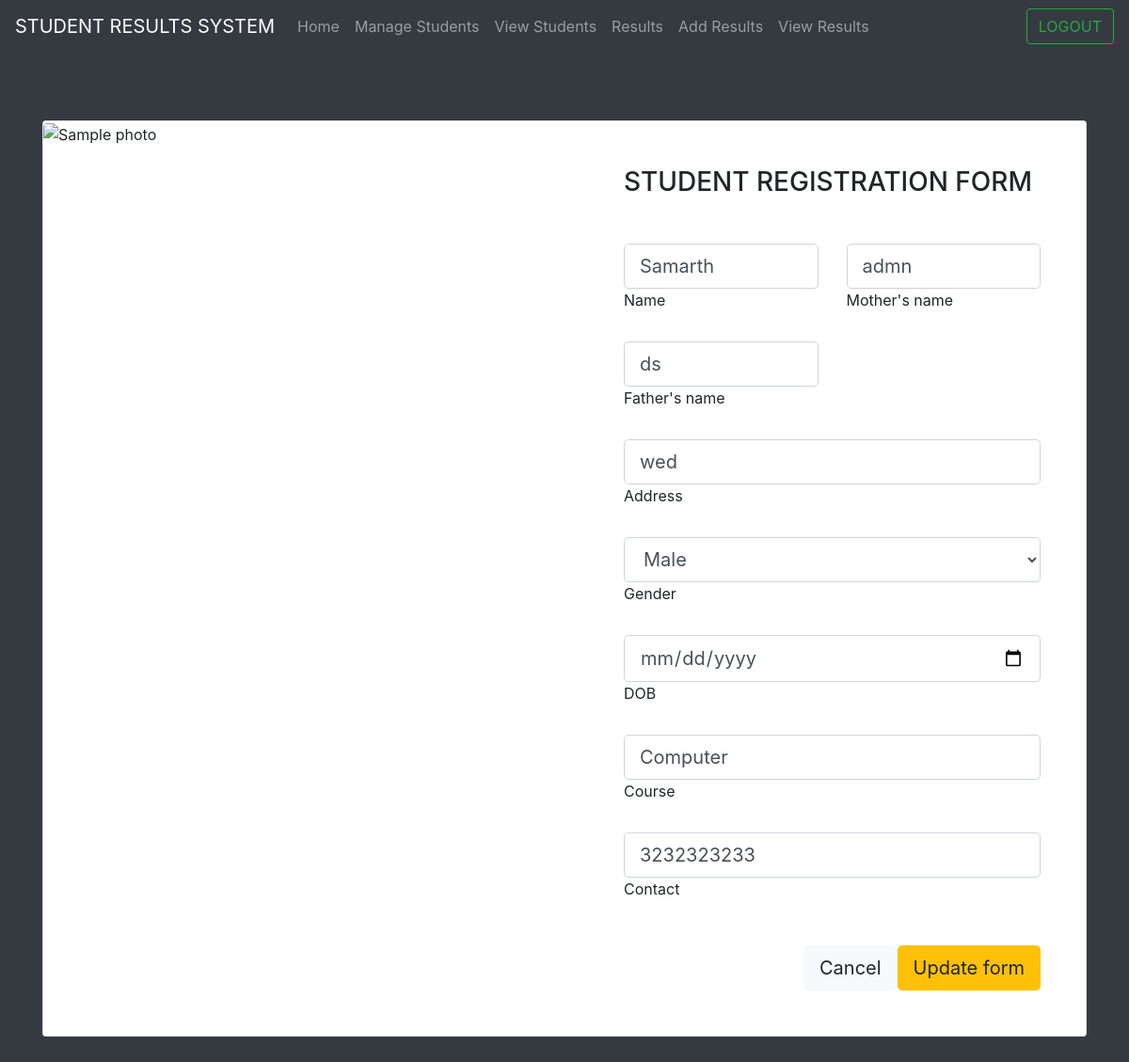
Page /updatestud37 on the committed database.
### wweb/models.py (models this page shows, shortened)
class Students(models.Model):
    name=models.CharField(max_length=200)
    mother_name=models.CharField(max_length=200)
    father_name=models.CharField(max_length=200)
    address=models.CharField(max_length=200)
    gender=models.CharField(max_length=7)
    date=models.DateField()
    course=models.CharField(max_length=200)
    contact=models.CharField(max_length=200)

### wweb/views.py (the view)
# urls.py: path("updatestud<str:pk>",views.update_stud,name="updatestud"),
def update_stud(request,pk):
    data=Students.objects.get(id=pk)
    context={"data":data}
    return render(request,"update_stud.html",context)

### wweb/templates/update_stud.html (shortened to what this page needs)
{% extends "base.html" %}
{% block body %}
<form action="{% url "update" data.id %}" method="POST">
<section class="h-100 bg-dark">
<div class="container py-5 h-100">
<div class="row d-flex justify-content-center align-items-center h-100">
<div class="col">
<div class="card card-registration my-4">
<div class="row g-0">
<div class="col-xl-6 d-none d-xl-block">
<img src="https://mdbcdn.b-cdn.net/img/Photos/new-templates/bootstrap-registration/img4.webp"
alt="Sample photo" class="img-fluid"
style="border-top-left-radius: .25rem; border-bottom-left-radius: .25rem;" />
</div>
<div class="col-xl-6">
<div class="card-body p-md-5 text-black">
<h3 class="mb-5 text-uppercase">Student registration form</h3>
<div class="row">
<div class="col-md-6 mb-4">
<div data-mdb-input-init class="form-outline">
<input type="text" id="form3Example1m"value={{data.name}}  name="name" class="form-control form-control-lg" required/>
<label class="form-label" for="form3Example1m">Name</label>
</div>
</div>
<div class="col-md-6 mb-4">
<div data-mdb-input-init class="form-outline">
<input type="text" id="form3Example1m1" value="{{data.mother_name}}" name="mname" class="form-control form-control-lg" required/>
<label class="form-label" for="form3Example1m1">Mother's name</label>
</div>
</div>
<div class="col-md-6 mb-4">
<div data-mdb-input-init class="form-outline">
<input type="text" id="form3Example1m" value={{data.father_name}}  name="fname" class="form-control form-control-lg" required/>
<label class="form-label" for="form3Example1n1">Father's name</label>
</div>
</div>
</div>
<div data-mdb-input-init class="form-outline mb-4">
<input type="text" id="form3Example8" value={{data.address}} name="address" class="form-control form-control-lg" required/>
<label class="form-label" for="form3Example8">Address</label>
</div>
<div data-mdb-input-init class="form-outline mb-4">
<select type="text" id="form3Example8" value="{{data.gender}}" name="gender" class="form-control form-control-lg" required>
    <option value="male">Male</option>
</select>
<label class="form-label" for="form3Example8">Gender</label>
</div>
<div data-mdb-input-init class="form-outline mb-4">
<input type="date" id="form3Example9" value={{data.date}} name="dob" class="form-control form-control-lg" required/>
<label class="form-label" for="form3Example9">DOB</label>
</div>
<div data-mdb-input-init class="form-outline mb-4">
<input type="text" id="form3Example99" value={{data.course}} name="course" class="form-control form-control-lg" required/>
<label class="form-label" for="form3Example99">Course</label>
</div>
<div data-mdb-input-init class="form-outline mb-4">
<input type="tel" pattern="[0-9]{10}" value={{data.contact}} id="form3Example97" name="contact" class="form-control form-control-lg" required/>
<label class="form-label" for="form3Example97">Contact</label>
</div>
<div class="d-flex justify-content-end pt-3">
<a href="view" class="btn btn-light btn-lg">Cancel </a>
<button  type="submit" data-mdb-button-init data-mdb-ripple-init class="btn btn-warning btn-lg ms-2">Update form</button>
</div>
</div>
</div>
</div>
</div>
</div>
</div>
</div>
</section>
</form>
{% endblock body %}

### rows in the picture
Students: mname "admn", fname "ds", address "wed", gender "Male", course "Computer", contact "3232323233"
